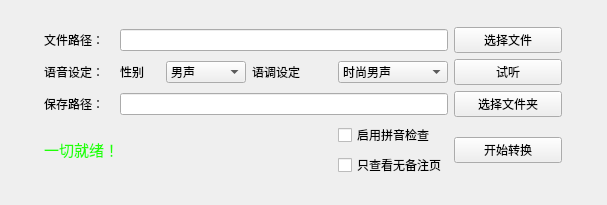
<?xml version="1.0" encoding="UTF-8"?>
<ui version="4.0">
 <class>MainWindow</class>
 <widget class="QMainWindow" name="MainWindow">
  <property name="enabled">
   <bool>true</bool>
  </property>
  <property name="geometry">
   <rect>
    <x>0</x>
    <y>0</y>
    <width>607</width>
    <height>205</height>
   </rect>
  </property>
  <property name="sizePolicy">
   <sizepolicy hsizetype="Fixed" vsizetype="Fixed">
    <horstretch>0</horstretch>
    <verstretch>0</verstretch>
   </sizepolicy>
  </property>
  <property name="minimumSize">
   <size>
    <width>607</width>
    <height>205</height>
   </size>
  </property>
  <property name="maximumSize">
   <size>
    <width>607</width>
    <height>205</height>
   </size>
  </property>
  <property name="font">
   <font>
    <family>Microsoft YaHei UI</family>
   </font>
  </property>
  <property name="mouseTracking">
   <bool>true</bool>
  </property>
  <property name="windowTitle">
   <string>MainWindow</string>
  </property>
  <property name="animated">
   <bool>true</bool>
  </property>
  <property name="documentMode">
   <bool>false</bool>
  </property>
  <property name="dockNestingEnabled">
   <bool>false</bool>
  </property>
  <widget class="QWidget" name="centralwidget">
   <layout class="QGridLayout" name="gridLayout_2">
    <item row="0" column="0">
     <layout class="QGridLayout" name="gridLayout">
      <property name="sizeConstraint">
       <enum>QLayout::SetFixedSize</enum>
      </property>
      <item row="3" column="0" colspan="4">
       <widget class="QLabel" name="StatusLabel">
        <property name="minimumSize">
         <size>
          <width>0</width>
          <height>0</height>
         </size>
        </property>
        <property name="font">
         <font>
          <family>Microsoft YaHei UI</family>
         </font>
        </property>
        <property name="text">
         <string>&lt;html&gt;&lt;head/&gt;&lt;body&gt;&lt;p&gt;&lt;span style=&quot; font-size:11pt; color:#21ff06;&quot;&gt;一切就绪！&lt;/span&gt;&lt;/p&gt;&lt;/body&gt;&lt;/html&gt;</string>
        </property>
        <property name="alignment">
         <set>Qt::AlignLeading|Qt::AlignLeft|Qt::AlignVCenter</set>
        </property>
       </widget>
      </item>
      <item row="0" column="5">
       <widget class="QPushButton" name="ChooseFileButton">
        <property name="minimumSize">
         <size>
          <width>108</width>
          <height>0</height>
         </size>
        </property>
        <property name="font">
         <font>
          <family>Microsoft YaHei UI</family>
         </font>
        </property>
        <property name="text">
         <string>选择文件</string>
        </property>
       </widget>
      </item>
      <item row="1" column="5">
       <widget class="QPushButton" name="PreviewButton">
        <property name="minimumSize">
         <size>
          <width>108</width>
          <height>0</height>
         </size>
        </property>
        <property name="maximumSize">
         <size>
          <width>108</width>
          <height>16777215</height>
         </size>
        </property>
        <property name="font">
         <font>
          <family>Microsoft YaHei UI</family>
         </font>
        </property>
        <property name="text">
         <string>试听</string>
        </property>
       </widget>
      </item>
      <item row="1" column="0">
       <widget class="QLabel" name="VoiceCheck">
        <property name="maximumSize">
         <size>
          <width>70</width>
          <height>16777215</height>
         </size>
        </property>
        <property name="font">
         <font>
          <family>Microsoft YaHei UI</family>
         </font>
        </property>
        <property name="text">
         <string>语音设定：</string>
        </property>
       </widget>
      </item>
      <item row="1" column="2">
       <widget class="QComboBox" name="ChooseGender">
        <property name="maximumSize">
         <size>
          <width>80</width>
          <height>16777215</height>
         </size>
        </property>
        <property name="font">
         <font>
          <family>Microsoft YaHei UI</family>
         </font>
        </property>
        <item>
         <property name="text">
          <string>男声</string>
         </property>
        </item>
        <item>
         <property name="text">
          <string>女声</string>
         </property>
        </item>
       </widget>
      </item>
      <item row="1" column="1">
       <widget class="QLabel" name="GenderLabel">
        <property name="enabled">
         <bool>true</bool>
        </property>
        <property name="maximumSize">
         <size>
          <width>40</width>
          <height>16777215</height>
         </size>
        </property>
        <property name="font">
         <font>
          <family>Microsoft YaHei UI</family>
         </font>
        </property>
        <property name="layoutDirection">
         <enum>Qt::LeftToRight</enum>
        </property>
        <property name="text">
         <string>性别</string>
        </property>
       </widget>
      </item>
      <item row="1" column="3">
       <widget class="QLabel" name="SynthLabel">
        <property name="minimumSize">
         <size>
          <width>55</width>
          <height>0</height>
         </size>
        </property>
        <property name="maximumSize">
         <size>
          <width>80</width>
          <height>16777215</height>
         </size>
        </property>
        <property name="font">
         <font>
          <family>Microsoft YaHei UI</family>
         </font>
        </property>
        <property name="text">
         <string>语调设定</string>
        </property>
       </widget>
      </item>
      <item row="3" column="5">
       <widget class="QPushButton" name="ConvertButton">
        <property name="font">
         <font>
          <family>Microsoft YaHei UI</family>
         </font>
        </property>
        <property name="text">
         <string>开始转换</string>
        </property>
       </widget>
      </item>
      <item row="2" column="5">
       <widget class="QPushButton" name="ChooseSavedDirButton">
        <property name="sizePolicy">
         <sizepolicy hsizetype="Fixed" vsizetype="Fixed">
          <horstretch>0</horstretch>
          <verstretch>0</verstretch>
         </sizepolicy>
        </property>
        <property name="minimumSize">
         <size>
          <width>108</width>
          <height>0</height>
         </size>
        </property>
        <property name="font">
         <font>
          <family>Microsoft YaHei UI</family>
         </font>
        </property>
        <property name="mouseTracking">
         <bool>false</bool>
        </property>
        <property name="text">
         <string>选择文件夹</string>
        </property>
       </widget>
      </item>
      <item row="1" column="4">
       <widget class="QComboBox" name="ChooseSpeakerId">
        <property name="minimumSize">
         <size>
          <width>110</width>
          <height>0</height>
         </size>
        </property>
        <property name="maximumSize">
         <size>
          <width>110</width>
          <height>16777215</height>
         </size>
        </property>
        <property name="font">
         <font>
          <family>Microsoft YaHei UI</family>
         </font>
        </property>
        <item>
         <property name="text">
          <string>时尚男声</string>
         </property>
        </item>
        <item>
         <property name="text">
          <string>磁性男声</string>
         </property>
        </item>
        <item>
         <property name="text">
          <string>浑厚男声</string>
         </property>
        </item>
        <item>
         <property name="text">
          <string>成熟男声</string>
         </property>
        </item>
       </widget>
      </item>
      <item row="2" column="1" colspan="4">
       <widget class="QLineEdit" name="SaveDirBlank">
        <property name="readOnly">
         <bool>true</bool>
        </property>
       </widget>
      </item>
      <item row="2" column="0">
       <widget class="QLabel" name="SavedDirLabel">
        <property name="font">
         <font>
          <family>Microsoft YaHei UI</family>
         </font>
        </property>
        <property name="text">
         <string>保存路径：</string>
        </property>
       </widget>
      </item>
      <item row="0" column="1" colspan="4">
       <widget class="QLineEdit" name="FileDirBlank">
        <property name="readOnly">
         <bool>true</bool>
        </property>
       </widget>
      </item>
      <item row="3" column="4">
       <layout class="QVBoxLayout" name="verticalLayout">
        <item>
         <widget class="QCheckBox" name="PinyinCheck">
          <property name="font">
           <font>
            <family>Microsoft YaHei UI</family>
           </font>
          </property>
          <property name="text">
           <string>启用拼音检查</string>
          </property>
          <property name="checkable">
           <bool>true</bool>
          </property>
          <property name="checked">
           <bool>false</bool>
          </property>
         </widget>
        </item>
        <item>
         <widget class="QCheckBox" name="NoNotesCheck">
          <property name="enabled">
           <bool>true</bool>
          </property>
          <property name="font">
           <font>
            <family>Microsoft YaHei UI</family>
           </font>
          </property>
          <property name="text">
           <string>只查看无备注页</string>
          </property>
          <property name="checkable">
           <bool>true</bool>
          </property>
          <property name="checked">
           <bool>false</bool>
          </property>
          <property name="tristate">
           <bool>false</bool>
          </property>
         </widget>
        </item>
       </layout>
      </item>
      <item row="0" column="0">
       <widget class="QLabel" name="FileDirLabel">
        <property name="font">
         <font>
          <family>Microsoft YaHei UI</family>
         </font>
        </property>
        <property name="text">
         <string>文件路径：</string>
        </property>
        <property name="textFormat">
         <enum>Qt::AutoText</enum>
        </property>
       </widget>
      </item>
     </layout>
    </item>
   </layout>
  </widget>
  <action name="actionAbout">
   <property name="text">
    <string>About</string>
   </property>
  </action>
  <action name="actionOption">
   <property name="text">
    <string>Option</string>
   </property>
  </action>
  <action name="actionQuit">
   <property name="text">
    <string>Quit</string>
   </property>
  </action>
  <action name="actionPreference">
   <property name="text">
    <string>Preference</string>
   </property>
  </action>
 </widget>
 <tabstops>
  <tabstop>ChooseFileButton</tabstop>
  <tabstop>ChooseGender</tabstop>
  <tabstop>ChooseSpeakerId</tabstop>
  <tabstop>PreviewButton</tabstop>
 </tabstops>
 <resources/>
 <connections>
  <connection>
   <sender>PinyinCheck</sender>
   <signal>clicked(bool)</signal>
   <receiver>NoNotesCheck</receiver>
   <slot>setEnabled(bool)</slot>
   <hints>
    <hint type="sourcelabel">
     <x>366</x>
     <y>153</y>
    </hint>
    <hint type="destinationlabel">
     <x>366</x>
     <y>177</y>
    </hint>
   </hints>
  </connection>
 </connections>
 <slots>
  <slot>openfile()</slot>
  <slot>savefile()</slot>
  <slot>convert()</slot>
  <slot>listen()</slot>
 </slots>
</ui>
